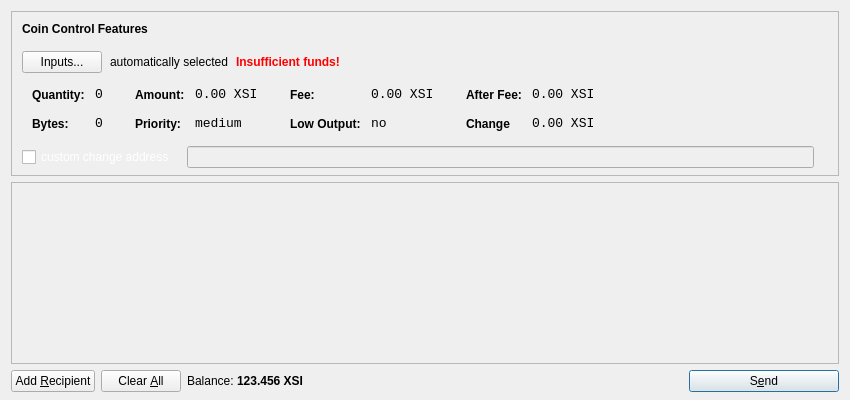
<?xml version="1.0" encoding="UTF-8"?>
<ui version="4.0">
 <class>SendCoinsDialog</class>
 <widget class="QDialog" name="SendCoinsDialog">
  <property name="geometry">
   <rect>
    <x>0</x>
    <y>0</y>
    <width>850</width>
    <height>400</height>
   </rect>
  </property>
  <property name="windowTitle">
   <string>Send Coins</string>
  </property>
  <layout class="QVBoxLayout" name="verticalLayout" stretch="0,1,0">
   <property name="bottomMargin">
    <number>8</number>
   </property>
   <item>
    <widget class="QFrame" name="frameCoinControl">
     <property name="sizePolicy">
      <sizepolicy hsizetype="Expanding" vsizetype="Expanding">
       <horstretch>0</horstretch>
       <verstretch>0</verstretch>
      </sizepolicy>
     </property>
     <property name="maximumSize">
      <size>
       <width>16777215</width>
       <height>16777215</height>
      </size>
     </property>
     <property name="frameShape">
      <enum>QFrame::StyledPanel</enum>
     </property>
     <property name="frameShadow">
      <enum>QFrame::Sunken</enum>
     </property>
     <layout class="QVBoxLayout" name="verticalLayoutCoinControl2">
      <property name="spacing">
       <number>-1</number>
      </property>
      <property name="leftMargin">
       <number>0</number>
      </property>
      <property name="topMargin">
       <number>0</number>
      </property>
      <property name="rightMargin">
       <number>0</number>
      </property>
      <property name="bottomMargin">
       <number>6</number>
      </property>
      <item>
       <layout class="QVBoxLayout" name="verticalLayoutCoinControl" stretch="0,0,0,0,1">
        <property name="spacing">
         <number>0</number>
        </property>
        <property name="leftMargin">
         <number>10</number>
        </property>
        <property name="topMargin">
         <number>10</number>
        </property>
        <item>
         <layout class="QHBoxLayout" name="horizontalLayoutCoinControl1">
          <property name="bottomMargin">
           <number>15</number>
          </property>
          <item>
           <widget class="QLabel" name="labelCoinControlFeatures">
            <property name="sizePolicy">
             <sizepolicy hsizetype="Preferred" vsizetype="Maximum">
              <horstretch>0</horstretch>
              <verstretch>0</verstretch>
             </sizepolicy>
            </property>
            <property name="font">
             <font>
              <weight>75</weight>
              <bold>true</bold>
             </font>
            </property>
            <property name="styleSheet">
             <string notr="true">font-weight:bold;</string>
            </property>
            
			<property name="text">
             <string>Coin Control Features</string>
            </property>
           </widget>
          </item>
         </layout>
        </item>
        <item>
         <layout class="QHBoxLayout" name="horizontalLayoutCoinControl2" stretch="0,0,0,0">
          <property name="spacing">
           <number>8</number>
          </property>
          <property name="bottomMargin">
           <number>10</number>
          </property>
          <item>
           <widget class="QPushButton" name="pushButtonCoinControl">
            <property name="styleSheet">
             <string notr="true"/>
            </property>
            <property name="text">
             <string>Inputs...</string>
            </property>
           </widget>
          </item>
          <item>
           <widget class="QLabel" name="labelCoinControlAutomaticallySelected">
            
			<property name="text">
             <string>automatically selected</string>
            </property>
            <property name="margin">
             <number>5</number>
            </property>
           </widget>
          </item>
          <item>
           <widget class="QLabel" name="labelCoinControlInsuffFunds">
            <property name="font">
             <font>
              <weight>75</weight>
              <bold>true</bold>
             </font>
            </property>
            <property name="styleSheet">
             <string notr="true">color:red;font-weight:bold;</string>
            </property>
            <property name="text">
             <string>Insufficient funds!</string>
            </property>
            <property name="margin">
             <number>5</number>
            </property>
           </widget>
          </item>
          <item>
           <spacer name="horizontalSpacerCoinControl">
            <property name="orientation">
             <enum>Qt::Horizontal</enum>
            </property>
            <property name="sizeHint" stdset="0">
             <size>
              <width>40</width>
              <height>1</height>
             </size>
            </property>
           </spacer>
          </item>
         </layout>
        </item>
        <item>
         <widget class="QWidget" name="widgetCoinControl" native="true">
          <property name="sizePolicy">
           <sizepolicy hsizetype="Preferred" vsizetype="Preferred">
            <horstretch>0</horstretch>
            <verstretch>0</verstretch>
           </sizepolicy>
          </property>
          <property name="minimumSize">
           <size>
            <width>0</width>
            <height>0</height>
           </size>
          </property>
          <property name="styleSheet">
           <string notr="true"/>
          </property>
          <layout class="QHBoxLayout" name="horizontalLayoutCoinControl5">
           <property name="margin">
            <number>0</number>
           </property>
           <item>
            <layout class="QHBoxLayout" name="horizontalLayoutCoinControl3" stretch="0,0,0,1">
             <property name="spacing">
              <number>20</number>
             </property>
             <property name="topMargin">
              <number>0</number>
             </property>
             <property name="bottomMargin">
              <number>10</number>
             </property>
             <item>
              <layout class="QFormLayout" name="formLayoutCoinControl1">
               <property name="horizontalSpacing">
                <number>10</number>
               </property>
               <property name="verticalSpacing">
                <number>14</number>
               </property>
               <property name="leftMargin">
                <number>10</number>
               </property>
               <property name="topMargin">
                <number>4</number>
               </property>
               <property name="rightMargin">
                <number>6</number>
               </property>
               <item row="0" column="0">
                <widget class="QLabel" name="labelCoinControlQuantityText">
                 <property name="styleSheet">
                  <string notr="true">font-weight:bold;</string>
                 </property>
                 <property name="text">
                  <string>Quantity:</string>
                 </property>
                 <property name="margin">
                  <number>0</number>
                 </property>
                </widget>
               </item>
               <item row="0" column="1">
                <widget class="QLabel" name="labelCoinControlQuantity">
                 <property name="font">
                  <font>
                   <family>Monospace</family>
                   <pointsize>10</pointsize>
                  </font>
                 </property>
                 <property name="cursor">
                  <cursorShape>IBeamCursor</cursorShape>
                 </property>
                 <property name="contextMenuPolicy">
                  <enum>Qt::ActionsContextMenu</enum>
                 </property>
                 <property name="text">
                  <string>0</string>
                 </property>
                 <property name="margin">
                  <number>0</number>
                 </property>
                 <property name="textInteractionFlags">
                  <set>Qt::LinksAccessibleByMouse|Qt::TextSelectableByKeyboard|Qt::TextSelectableByMouse</set>
                 </property>
                </widget>
               </item>
               <item row="1" column="0">
                <widget class="QLabel" name="labelCoinControlBytesText">
                 <property name="styleSheet">
                  <string notr="true">font-weight:bold;</string>
                 </property>
                 <property name="text">
                  <string>Bytes:</string>
                 </property>
                </widget>
               </item>
               <item row="1" column="1">
                <widget class="QLabel" name="labelCoinControlBytes">
                 <property name="font">
                  <font>
                   <family>Monospace</family>
                   <pointsize>10</pointsize>
                  </font>
                 </property>
                 <property name="cursor">
                  <cursorShape>IBeamCursor</cursorShape>
                 </property>
                 <property name="contextMenuPolicy">
                  <enum>Qt::ActionsContextMenu</enum>
                 </property>
                 <property name="text">
                  <string>0</string>
                 </property>
                 <property name="textInteractionFlags">
                  <set>Qt::LinksAccessibleByMouse|Qt::TextSelectableByKeyboard|Qt::TextSelectableByMouse</set>
                 </property>
                </widget>
               </item>
              </layout>
             </item>
             <item>
              <layout class="QFormLayout" name="formLayoutCoinControl2">
               <property name="horizontalSpacing">
                <number>10</number>
               </property>
               <property name="verticalSpacing">
                <number>14</number>
               </property>
               <property name="leftMargin">
                <number>6</number>
               </property>
               <property name="topMargin">
                <number>4</number>
               </property>
               <property name="rightMargin">
                <number>6</number>
               </property>
               <item row="0" column="0">
                <widget class="QLabel" name="labelCoinControlAmountText">
                 <property name="styleSheet">
                  <string notr="true">font-weight:bold;</string>
                 </property>
                 <property name="text">
                  <string>Amount:</string>
                 </property>
                 <property name="margin">
                  <number>0</number>
                 </property>
                </widget>
               </item>
               <item row="0" column="1">
                <widget class="QLabel" name="labelCoinControlAmount">
                 <property name="font">
                  <font>
                   <family>Monospace</family>
                   <pointsize>10</pointsize>
                  </font>
                 </property>
                 <property name="cursor">
                  <cursorShape>IBeamCursor</cursorShape>
                 </property>
                 <property name="contextMenuPolicy">
                  <enum>Qt::ActionsContextMenu</enum>
                 </property>
                 <property name="text">
                  <string>0.00 XSI</string>
                 </property>
                 <property name="textInteractionFlags">
                  <set>Qt::LinksAccessibleByMouse|Qt::TextSelectableByKeyboard|Qt::TextSelectableByMouse</set>
                 </property>
                </widget>
               </item>
               <item row="1" column="0">
                <widget class="QLabel" name="labelCoinControlPriorityText">
                 <property name="styleSheet">
                  <string notr="true">font-weight:bold;</string>
                 </property>
                 <property name="text">
                  <string>Priority:</string>
                 </property>
                </widget>
               </item>
               <item row="1" column="1">
                <widget class="QLabel" name="labelCoinControlPriority">
                 <property name="font">
                  <font>
                   <family>Monospace</family>
                   <pointsize>10</pointsize>
                  </font>
                 </property>
                 <property name="cursor">
                  <cursorShape>IBeamCursor</cursorShape>
                 </property>
                 <property name="contextMenuPolicy">
                  <enum>Qt::ActionsContextMenu</enum>
                 </property>
                 <property name="text">
                  <string>medium</string>
                 </property>
                 <property name="textInteractionFlags">
                  <set>Qt::LinksAccessibleByMouse|Qt::TextSelectableByKeyboard|Qt::TextSelectableByMouse</set>
                 </property>
                </widget>
               </item>
              </layout>
             </item>
             <item>
              <layout class="QFormLayout" name="formLayoutCoinControl3">
               <property name="horizontalSpacing">
                <number>10</number>
               </property>
               <property name="verticalSpacing">
                <number>14</number>
               </property>
               <property name="leftMargin">
                <number>6</number>
               </property>
               <property name="topMargin">
                <number>4</number>
               </property>
               <property name="rightMargin">
                <number>6</number>
               </property>
               <item row="0" column="0">
                <widget class="QLabel" name="labelCoinControlFeeText">
                 <property name="styleSheet">
                  <string notr="true">font-weight:bold;</string>
                 </property>
                 <property name="text">
                  <string>Fee:</string>
                 </property>
                 <property name="margin">
                  <number>0</number>
                 </property>
                </widget>
               </item>
               <item row="0" column="1">
                <widget class="QLabel" name="labelCoinControlFee">
                 <property name="font">
                  <font>
                   <family>Monospace</family>
                   <pointsize>10</pointsize>
                  </font>
                 </property>
                 <property name="cursor">
                  <cursorShape>IBeamCursor</cursorShape>
                 </property>
                 <property name="contextMenuPolicy">
                  <enum>Qt::ActionsContextMenu</enum>
                 </property>
                 <property name="text">
                  <string>0.00 XSI</string>
                 </property>
                 <property name="textInteractionFlags">
                  <set>Qt::LinksAccessibleByMouse|Qt::TextSelectableByKeyboard|Qt::TextSelectableByMouse</set>
                 </property>
                </widget>
               </item>
               <item row="1" column="0">
                <widget class="QLabel" name="labelCoinControlLowOutputText">
                 <property name="styleSheet">
                  <string notr="true">font-weight:bold;</string>
                 </property>
                 <property name="text">
                  <string>Low Output:</string>
                 </property>
                </widget>
               </item>
               <item row="1" column="1">
                <widget class="QLabel" name="labelCoinControlLowOutput">
                 <property name="font">
                  <font>
                   <family>Monospace</family>
                   <pointsize>10</pointsize>
                  </font>
                 </property>
                 <property name="cursor">
                  <cursorShape>IBeamCursor</cursorShape>
                 </property>
                 <property name="contextMenuPolicy">
                  <enum>Qt::ActionsContextMenu</enum>
                 </property>
                 <property name="text">
                  <string>no</string>
                 </property>
                 <property name="textInteractionFlags">
                  <set>Qt::LinksAccessibleByMouse|Qt::TextSelectableByKeyboard|Qt::TextSelectableByMouse</set>
                 </property>
                </widget>
               </item>
              </layout>
             </item>
             <item>
              <layout class="QFormLayout" name="formLayoutCoinControl4">
               <property name="horizontalSpacing">
                <number>10</number>
               </property>
               <property name="verticalSpacing">
                <number>14</number>
               </property>
               <property name="leftMargin">
                <number>6</number>
               </property>
               <property name="topMargin">
                <number>4</number>
               </property>
               <property name="rightMargin">
                <number>6</number>
               </property>
               <item row="0" column="0">
                <widget class="QLabel" name="labelCoinControlAfterFeeText">
                 <property name="styleSheet">
                  <string notr="true">font-weight:bold;</string>
                 </property>
                 <property name="text">
                  <string>After Fee:</string>
                 </property>
                 <property name="margin">
                  <number>0</number>
                 </property>
                </widget>
               </item>
               <item row="0" column="1">
                <widget class="QLabel" name="labelCoinControlAfterFee">
                 <property name="font">
                  <font>
                   <family>Monospace</family>
                   <pointsize>10</pointsize>
                  </font>
                 </property>
                 <property name="cursor">
                  <cursorShape>IBeamCursor</cursorShape>
                 </property>
                 <property name="contextMenuPolicy">
                  <enum>Qt::ActionsContextMenu</enum>
                 </property>
                 <property name="text">
                  <string>0.00 XSI</string>
                 </property>
                 <property name="textInteractionFlags">
                  <set>Qt::LinksAccessibleByMouse|Qt::TextSelectableByKeyboard|Qt::TextSelectableByMouse</set>
                 </property>
                </widget>
               </item>
               <item row="1" column="0">
                <widget class="QLabel" name="labelCoinControlChangeText">
                 <property name="styleSheet">
                  <string notr="true">font-weight:bold;</string>
                 </property>
                 <property name="text">
                  <string>Change</string>
                 </property>
                </widget>
               </item>
               <item row="1" column="1">
                <widget class="QLabel" name="labelCoinControlChange">
                 <property name="font">
                  <font>
                   <family>Monospace</family>
                   <pointsize>10</pointsize>
                  </font>
                 </property>
                 <property name="cursor">
                  <cursorShape>IBeamCursor</cursorShape>
                 </property>
                 <property name="contextMenuPolicy">
                  <enum>Qt::ActionsContextMenu</enum>
                 </property>
                 <property name="text">
                  <string>0.00 XSI</string>
                 </property>
                 <property name="textInteractionFlags">
                  <set>Qt::LinksAccessibleByMouse|Qt::TextSelectableByKeyboard|Qt::TextSelectableByMouse</set>
                 </property>
                </widget>
               </item>
              </layout>
             </item>
            </layout>
           </item>
          </layout>
         </widget>
        </item>
        <item>
         <layout class="QHBoxLayout" name="horizontalLayoutCoinControl4" stretch="0,0,0">
          <property name="spacing">
           <number>12</number>
          </property>
          <property name="sizeConstraint">
           <enum>QLayout::SetDefaultConstraint</enum>
          </property>
          <property name="topMargin">
           <number>5</number>
          </property>
          <property name="rightMargin">
           <number>5</number>
          </property>
          <item>
           <widget class="QCheckBox" name="checkBoxCoinControlChange">
            <property name="styleSheet">
             <string notr="true">QCheckBox { color: white; }</string>
            </property>
			<property name="text">
             <string>custom change address</string>
            </property>
           </widget>
          </item>
          <item>
           <widget class="QLineEdit" name="lineEditCoinControlChange">
            <property name="enabled">
             <bool>false</bool>
            </property>
            <property name="sizePolicy">
             <sizepolicy hsizetype="Expanding" vsizetype="Fixed">
              <horstretch>0</horstretch>
              <verstretch>0</verstretch>
             </sizepolicy>
            </property>
           </widget>
          </item>
          <item>
           <widget class="QLabel" name="labelCoinControlChangeLabel">
            <property name="sizePolicy">
             <sizepolicy hsizetype="Preferred" vsizetype="Expanding">
              <horstretch>0</horstretch>
              <verstretch>0</verstretch>
             </sizepolicy>
            </property>
            <property name="minimumSize">
             <size>
              <width>0</width>
              <height>0</height>
             </size>
            </property>
            <property name="text">
             <string/>
            </property>
            <property name="margin">
             <number>3</number>
            </property>
           </widget>
          </item>
         </layout>
        </item>
        <item>
         <spacer name="verticalSpacerCoinControl">
          <property name="orientation">
           <enum>Qt::Vertical</enum>
          </property>
          <property name="sizeHint" stdset="0">
           <size>
            <width>800</width>
            <height>1</height>
           </size>
          </property>
         </spacer>
        </item>
       </layout>
      </item>
     </layout>
    </widget>
   </item>
   <item>
    <widget class="QScrollArea" name="scrollArea">
     <property name="widgetResizable">
      <bool>true</bool>
     </property>
     <widget class="QWidget" name="scrollAreaWidgetContents">
      <property name="geometry">
       <rect>
        <x>0</x>
        <y>0</y>
        <width>830</width>
        <height>165</height>
       </rect>
      </property>
      <layout class="QVBoxLayout" name="verticalLayout_2">
       <property name="margin">
        <number>0</number>
       </property>
       <item>
        <layout class="QVBoxLayout" name="entries">
         <property name="spacing">
          <number>6</number>
         </property>
        </layout>
       </item>
       <item>
        <spacer name="verticalSpacer">
         <property name="orientation">
          <enum>Qt::Vertical</enum>
         </property>
         <property name="sizeHint" stdset="0">
          <size>
           <width>20</width>
           <height>40</height>
          </size>
         </property>
        </spacer>
       </item>
      </layout>
     </widget>
    </widget>
   </item>
   <item>
    <layout class="QHBoxLayout" name="horizontalLayout">
     <item>
      <widget class="QPushButton" name="addButton">
       <property name="toolTip">
        <string>Send to multiple recipients at once</string>
       </property>
       <property name="text">
        <string>Add &amp;Recipient</string>
       </property>
       <property name="icon">
        <iconset resource="../bitcoin.qrc">
         <normaloff>:/icons/add</normaloff>:/icons/add</iconset>
       </property>
       <property name="autoDefault">
        <bool>false</bool>
       </property>
      </widget>
     </item>
     <item>
      <widget class="QPushButton" name="clearButton">
       <property name="sizePolicy">
        <sizepolicy hsizetype="Minimum" vsizetype="Fixed">
         <horstretch>0</horstretch>
         <verstretch>0</verstretch>
        </sizepolicy>
       </property>
       <property name="toolTip">
        <string>Remove all transaction fields</string>
       </property>
       <property name="text">
        <string>Clear &amp;All</string>
       </property>
       <property name="icon">
        <iconset resource="../bitcoin.qrc">
         <normaloff>:/icons/remove</normaloff>:/icons/remove</iconset>
       </property>
       <property name="autoRepeatDelay">
        <number>300</number>
       </property>
       <property name="autoDefault">
        <bool>false</bool>
       </property>
      </widget>
     </item>
     <item>
      <layout class="QHBoxLayout" name="horizontalLayout_2">
       <property name="spacing">
        <number>3</number>
       </property>
       <item>
        <widget class="QLabel" name="label">
         <property name="sizePolicy">
          <sizepolicy hsizetype="Preferred" vsizetype="Fixed">
           <horstretch>0</horstretch>
           <verstretch>0</verstretch>
          </sizepolicy>
         </property>
		 
         <property name="text">
          <string>Balance:</string>
         </property>
        </widget>
       </item>
       <item>
        <widget class="QLabel" name="labelBalance">
         <property name="sizePolicy">
          <sizepolicy hsizetype="Preferred" vsizetype="Fixed">
           <horstretch>0</horstretch>
           <verstretch>0</verstretch>
          </sizepolicy>
         </property>
		 
			<property name="font">
             <font>
              <weight>75</weight>
              <bold>true</bold>
             </font>
            </property>
         <property name="cursor">
          <cursorShape>IBeamCursor</cursorShape>
         </property>
         <property name="text">
          <string>123.456 XSI</string>
         </property>
         <property name="textInteractionFlags">
          <set>Qt::LinksAccessibleByMouse|Qt::TextSelectableByKeyboard|Qt::TextSelectableByMouse</set>
         </property>
        </widget>
       </item>
      </layout>
     </item>
     <item>
      <spacer name="horizontalSpacer">
       <property name="orientation">
        <enum>Qt::Horizontal</enum>
       </property>
       <property name="sizeHint" stdset="0">
        <size>
         <width>40</width>
         <height>20</height>
        </size>
       </property>
      </spacer>
     </item>
     <item>
      <widget class="QPushButton" name="sendButton">
       <property name="minimumSize">
        <size>
         <width>150</width>
         <height>0</height>
        </size>
       </property>
       <property name="toolTip">
        <string>Confirm the send action</string>
       </property>
       <property name="text">
        <string>S&amp;end</string>
       </property>
       <property name="icon">
        <iconset resource="../bitcoin.qrc">
         <normaloff>:/icons/send</normaloff>:/icons/send</iconset>
       </property>
       <property name="default">
        <bool>true</bool>
       </property>
      </widget>
     </item>
    </layout>
   </item>
  </layout>
 </widget>
 <resources>
  <include location="../bitcoin.qrc"/>
 </resources>
 <connections/>
</ui>
